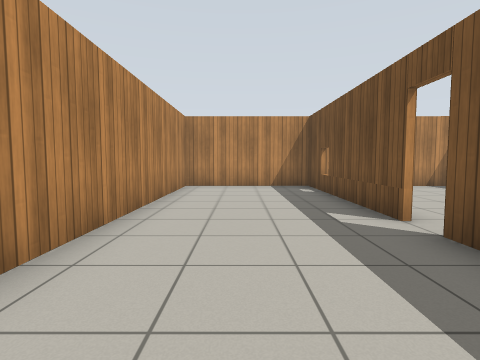
view 1 (above)

13 first-person views from a walk through a robot-simulator world made for Gazebo. The camera is 0.94 m above the floor, tilts 4° down and sees 80° across. The floor is counted in squares, 1 m on a side. Each view is taken from the middle of a square. On the plan, view 1 faces up. The plan holds only what a view shows up to about 11 squares ahead; the rest is blank. Gazebo's built-in surfaces are drawn with simple patterns.

view 2
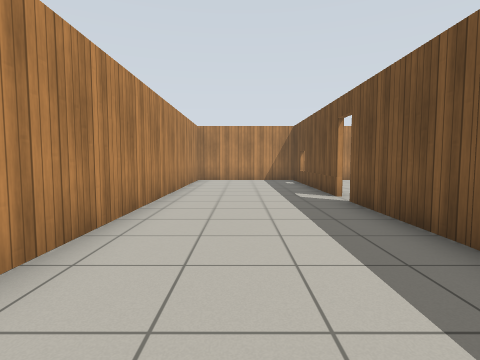

view 3
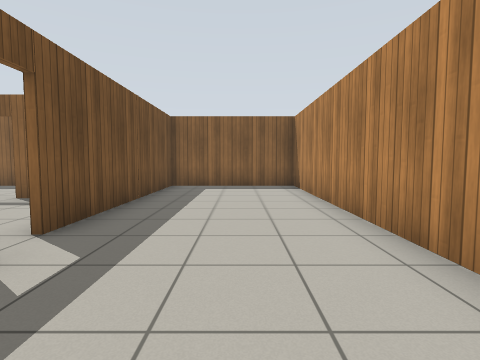

view 4
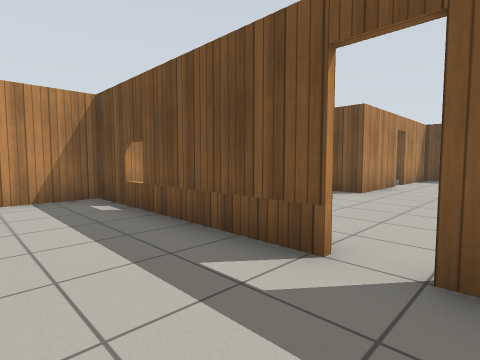

view 5
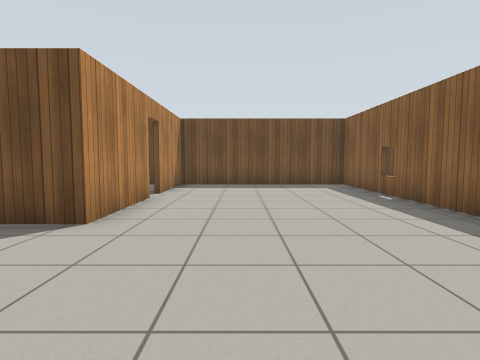

view 6
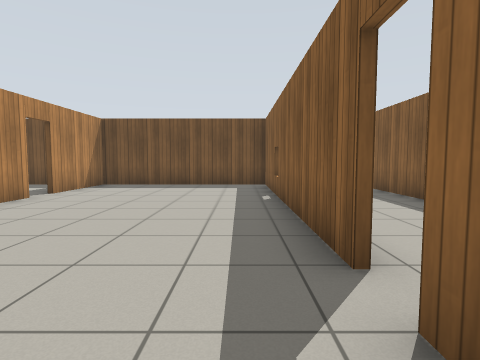

view 7
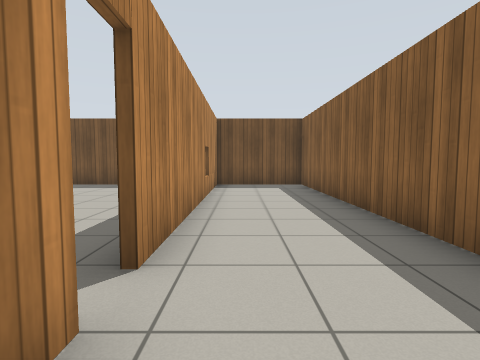

view 8
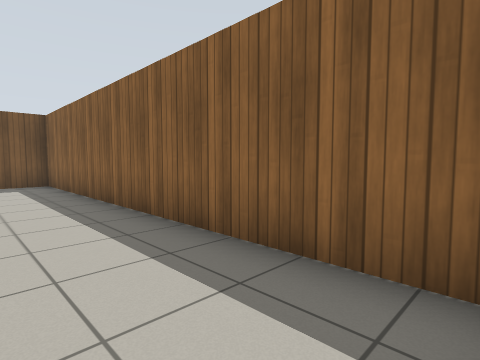

view 9
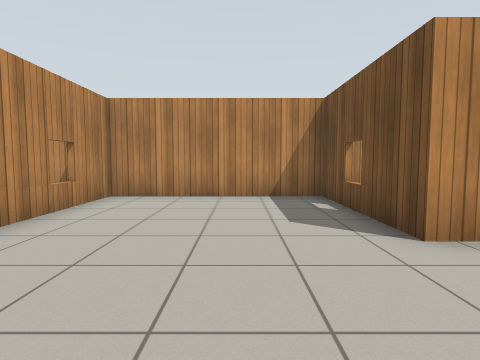

view 10
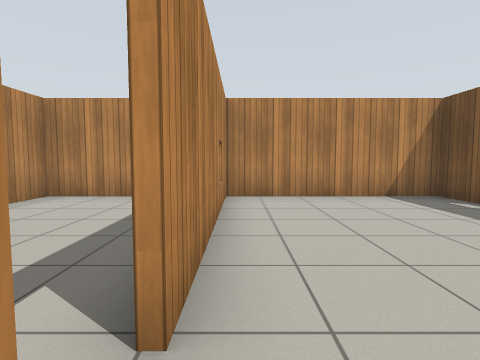

view 11
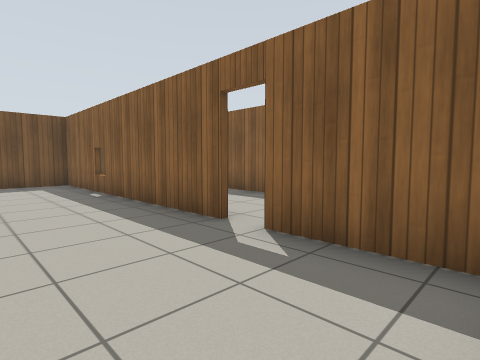

view 12
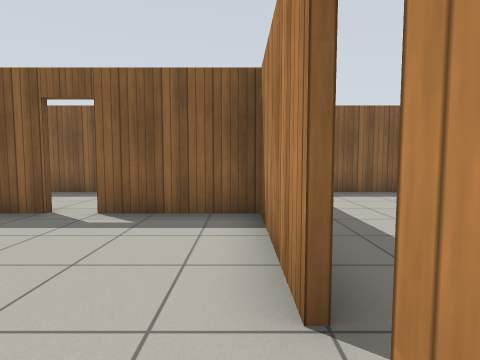

view 13
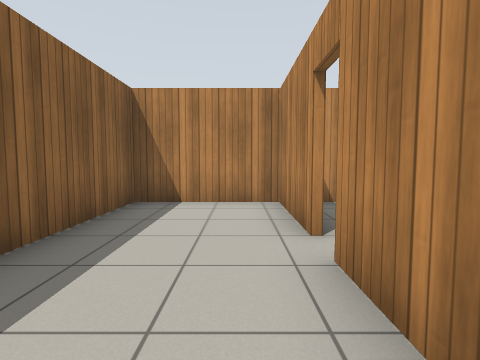

### Floor plan
Ten units are one square. View 1 is at (0, 0); x grows to the right and y downward. Boxes are objects, and circles mark ways between rooms. Rooms are numbered by the first view taken in them; rooms with no view inside come last. Other rooms are left out.
<svg viewBox="-25 -109 180 148">
<path fill="none" stroke="#000" d="M25 -42 25 -104 -20 -104 -20 34 25 34 25 -35M111 -62 81 -62 81 -104M64 0 150 0 150 -62 119 -62M26 -35 26 0 55 0M90 -104 26 -104 26 -42M55 1 26 1M26 0 26 34 150 34 150 0M148 1 64 1"/>
<circle cx="25" cy="-40" r="3" fill="#2a7"/>
<circle cx="60" cy="0" r="3" fill="#2a7"/>
<text x="0" y="-40">1</text>
<text x="80" y="-40">2</text>
<text x="80" y="20">3</text>
</svg>
Room 1 opens to room 2. Room 2 opens to room 3.

Where each view was taken, in squares from view 1:
view 1: 0 up, 0 right, facing up
view 2: 3 down, 0 right, facing up
view 3: 7 up, 0 right, facing down
view 4: 3 up, 0 right, facing up-right
view 5: 4 up, 4 right, facing right
view 6: 1 up, 4 right, facing right
view 7: 1 down, 4 right, facing right
view 8: 1 down, 3 right, facing down-right
view 9: 3 up, 6 right, facing up
view 10: 3 up, 3 right, facing up
view 11: 3 up, 3 right, facing down-right
view 12: 5 up, 3 right, facing down
view 13: 1 down, 9 right, facing left
